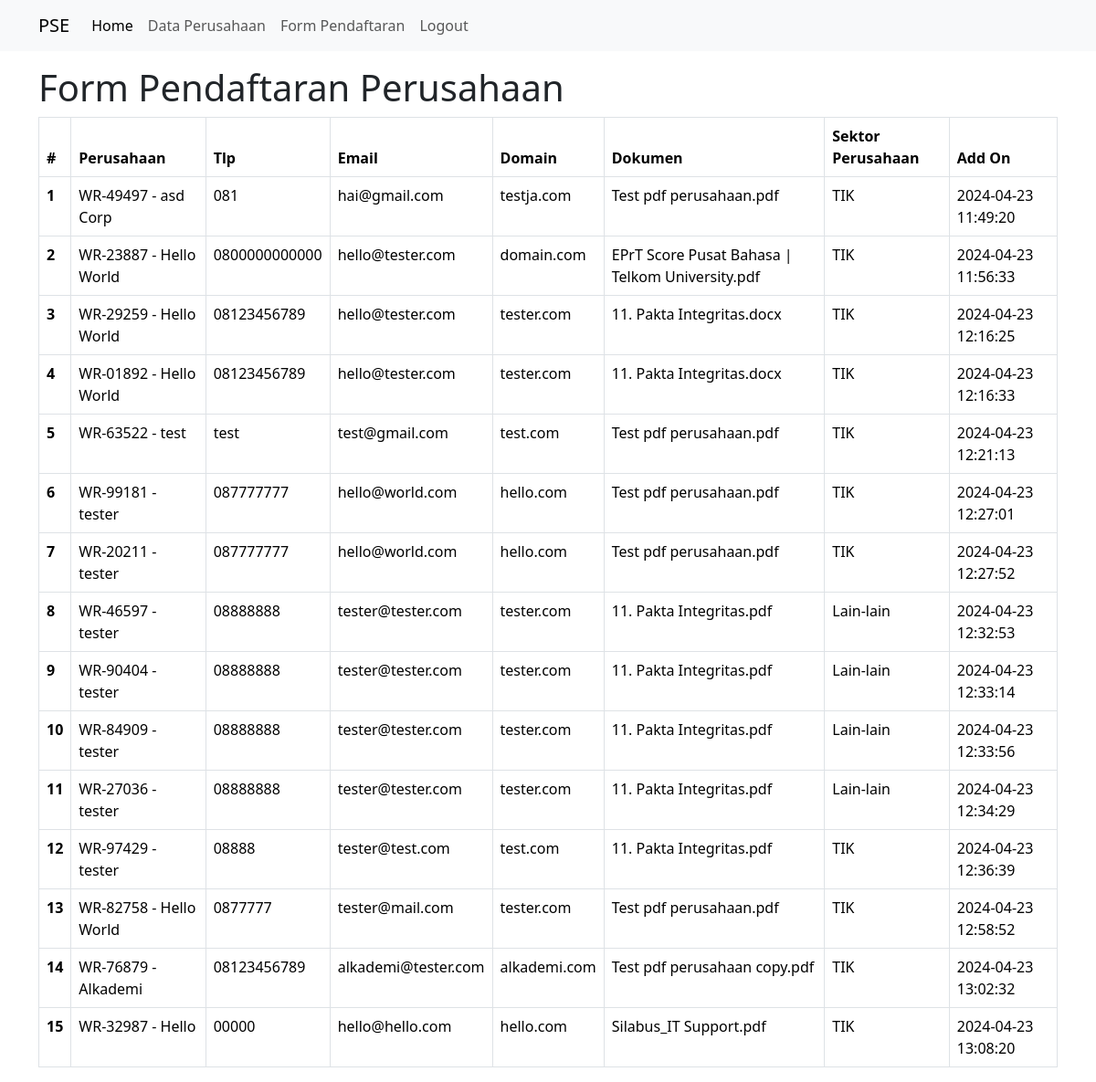
Screenshot of /data_perusahaan.php (signed in) with the database file from the repository.
### tables this page shows
CREATE TABLE `web_registration` (
  `id` varchar(50) DEFAULT NULL,
  `nama_perusahaan` varchar(250) NOT NULL,
  `id_perusahaan` varchar(8) NOT NULL,
  `no_tlp` varchar(15) NOT NULL,
  `email` varchar(100) NOT NULL,
  `domain_website` varchar(250) NOT NULL,
  `dokumen_perizinan` varchar(100) NOT NULL,
  `sektor_perusahaan` varchar(100) NOT NULL,
  `addBy` varchar(100) NOT NULL,
  `addOn` datetime NOT NULL
);

### auth.php (called while the page is built, shortened)
<?php
	if(isset($_SESSION["email"])){
		$fullname 	= $_SESSION['fullname'];
		$type_user	= $_SESSION['type_user'];
	} else {
		$fullname 	= '';
		$email		= '';
		$type_user	= '';
		header("Location:logout");
	}
?>

### data_perusahaan.php (the view, shortened to what this page needs)
<?php
	include 'auth.php';
?>
<!DOCTYPE html>
<html>
<head>
    <link href="https://cdn.jsdelivr.net/npm/bootstrap@5.3.3/dist/css/bootstrap.min.css" rel="stylesheet"/>
</head>
<body>
	<?php include 'header.php'; ?>
	<div class="container">
		<h1 class="mt-3">Form Pendaftaran Perusahaan</h1>
		<div class="table-responsive">
			<table class="table table-bordered">
				<thead>
					<tr>
						<th scope="col">#</th>
						<th scope="col">Perusahaan</th>
						<th scope="col">Tlp</th>
						<th scope="col">Email</th>
						<th scope="col">Domain</th>
						<th scope="col">Dokumen</th>
						<th scope="col">Sektor Perusahaan</th>
						<th scope="col">Add On</th>
					</tr>
				</thead>
				<tbody>
					<?php
						$i=1;
						$tp=mysqli_query($cn, "SELECT * FROM web_registration");
						while($r=mysqli_fetch_array($tp)){
					?>
					<tr>
						<th scope="row"><?php echo $i ?></th>
						<td><?php echo $r['id_perusahaan'] ?> - <?php echo $r['nama_perusahaan'] ?></td>
						<td><?php echo $r['no_tlp'] ?></td>
						<td><?php echo $r['email'] ?></td>
						<td><?php echo $r['domain_website'] ?></td>
						<td><?php echo $r['dokumen_perizinan'] ?></td>
						<td><?php echo $r['sektor_perusahaan'] ?></td>
						<td><?php echo $r['addOn'] ?></td>
					</tr>
					<?php $i=$i+1;?>
					<?php } ?>
				</tbody>
			</table>
		</div>
    </div>
</body>
</html>

### header.php (shortened to what this page needs)
<nav class="navbar navbar-expand-lg navbar-light bg-light">
    <div class="container">
        <a class="navbar-brand" href="#">PSE</a>
        <div class="collapse navbar-collapse" id="navbarNav">
            <ul class="navbar-nav">
                <li class="nav-item">
                    <a class="nav-link active" aria-current="page" href="./">Home</a>
                </li>
                <?php
                    if ($type_user == 'Admin') { ?>
                        <li class="nav-item">
                            <a class="nav-link" href="data_perusahaan">Data Perusahaan</a>
                        </li>
                    <?php } else { ?>
                    <?php }
                ?>
                <?php
                    if ($fullname == NULL) { ?>
                    <?php } else { ?>
                        <li class="nav-item">
                            <a class="nav-link" href="form_pendaftaran">Form Pendaftaran</a>
                        </li>
                        <li class="nav-item">
                            <a class="nav-link" href="logout">Logout</a>
                        </li>
                    <?php }
                ?>
            </ul>
        </div>
    </div>
</nav>

### rows the page displays
web_registration: id_perusahaan "WR-49497", nama_perusahaan "asd Corp", no_tlp "081", email "hai@gmail.com", domain_website "testja.com", dokumen_perizinan "Test pdf perusahaan.pdf", sektor_perusahaan "TIK", addOn "2024-04-23 11:49:20"
web_registration: id_perusahaan "WR-23887", nama_perusahaan "Hello World", no_tlp "0800000000000", email "hello@tester.com", domain_website "domain.com", dokumen_perizinan "EPrT Score Pusat Bahasa | Telkom University.pdf", sektor_perusahaan "TIK", addOn "2024-04-23 11:56:33"
web_registration: id_perusahaan "WR-29259", nama_perusahaan "Hello World", no_tlp "08123456789", email "hello@tester.com", domain_website "tester.com", dokumen_perizinan "11. Pakta Integritas.docx", sektor_perusahaan "TIK", addOn "2024-04-23 12:16:25"
web_registration: id_perusahaan "WR-01892", nama_perusahaan "Hello World", no_tlp "08123456789", email "hello@tester.com", domain_website "tester.com", dokumen_perizinan "11. Pakta Integritas.docx", sektor_perusahaan "TIK", addOn "2024-04-23 12:16:33"
web_registration: id_perusahaan "WR-63522", nama_perusahaan "test", no_tlp "test", email "test@gmail.com", domain_website "test.com", dokumen_perizinan "Test pdf perusahaan.pdf", sektor_perusahaan "TIK", addOn "2024-04-23 12:21:13"
web_registration: id_perusahaan "WR-99181", nama_perusahaan "tester", no_tlp "087777777", email "hello@world.com", domain_website "hello.com", dokumen_perizinan "Test pdf perusahaan.pdf", sektor_perusahaan "TIK", addOn "2024-04-23 12:27:01"
web_registration: id_perusahaan "WR-20211", nama_perusahaan "tester", no_tlp "087777777", email "hello@world.com", domain_website "hello.com", dokumen_perizinan "Test pdf perusahaan.pdf", sektor_perusahaan "TIK", addOn "2024-04-23 12:27:52"
web_registration: id_perusahaan "WR-46597", nama_perusahaan "tester", no_tlp "08888888", email "tester@tester.com", domain_website "tester.com", dokumen_perizinan "11. Pakta Integritas.pdf", sektor_perusahaan "Lain-lain", addOn "2024-04-23 12:32:53"
web_registration: id_perusahaan "WR-90404", nama_perusahaan "tester", no_tlp "08888888", email "tester@tester.com", domain_website "tester.com", dokumen_perizinan "11. Pakta Integritas.pdf", sektor_perusahaan "Lain-lain", addOn "2024-04-23 12:33:14"
web_registration: id_perusahaan "WR-84909", nama_perusahaan "tester", no_tlp "08888888", email "tester@tester.com", domain_website "tester.com", dokumen_perizinan "11. Pakta Integritas.pdf", sektor_perusahaan "Lain-lain", addOn "2024-04-23 12:33:56"
web_registration: id_perusahaan "WR-27036", nama_perusahaan "tester", no_tlp "08888888", email "tester@tester.com", domain_website "tester.com", dokumen_perizinan "11. Pakta Integritas.pdf", sektor_perusahaan "Lain-lain", addOn "2024-04-23 12:34:29"
web_registration: id_perusahaan "WR-97429", nama_perusahaan "tester", no_tlp "08888", email "tester@test.com", domain_website "test.com", dokumen_perizinan "11. Pakta Integritas.pdf", sektor_perusahaan "TIK", addOn "2024-04-23 12:36:39"
web_registration: id_perusahaan "WR-82758", nama_perusahaan "Hello World", no_tlp "0877777", email "tester@mail.com", domain_website "tester.com", dokumen_perizinan "Test pdf perusahaan.pdf", sektor_perusahaan "TIK", addOn "2024-04-23 12:58:52"
web_registration: id_perusahaan "WR-76879", nama_perusahaan "Alkademi", no_tlp "08123456789", email "alkademi@tester.com", domain_website "alkademi.com", dokumen_perizinan "Test pdf perusahaan copy.pdf", sektor_perusahaan "TIK", addOn "2024-04-23 13:02:32"
web_registration: id_perusahaan "WR-32987", nama_perusahaan "Hello", no_tlp "00000", email "hello@hello.com", domain_website "hello.com", dokumen_perizinan "Silabus_IT Support.pdf", sektor_perusahaan "TIK", addOn "2024-04-23 13:08:20"
